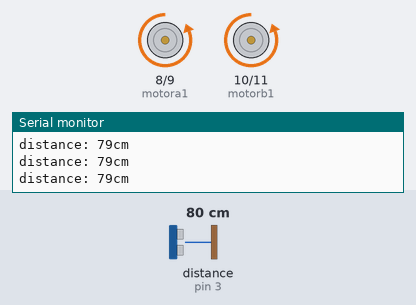
This sketch was run on a simulated Arduino Uno, built with avr-gcc and run on an emulated ATmega328P. Shown: motor-driver pin pairs drawn as motors (green arrow = first pin HIGH = forward, orange = second pin HIGH = backward, longer = more drive), the last lines printed to the serial monitor. Wiring (inferred from the names in the program): ultrasonic range finder: trigger pin 2; echo pin 3. The test bench sets the inputs (shaded band); at power-on: distance to the obstacle (sensor on pin 3) 80 cm. The echo pulse lasts 58.3 µs per cm.

Above: at 1.2 s.
1.3 s: distance to the obstacle (sensor on pin 3) set to 22 cm
4.3 s: distance to the obstacle (sensor on pin 3) set to 18 cm
At 5.5 s:
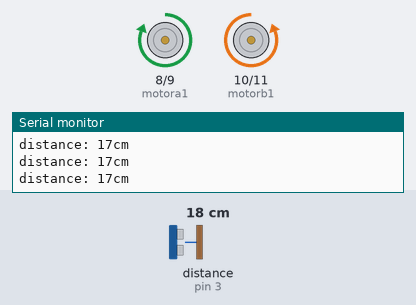
5.8 s: distance to the obstacle (sensor on pin 3) set to 35 cm
At 6.7 s:
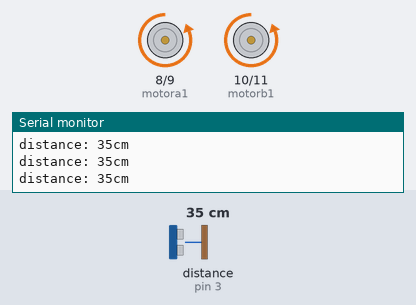
8.8 s: distance to the obstacle (sensor on pin 3) set to 2 cm
At 10.3 s:
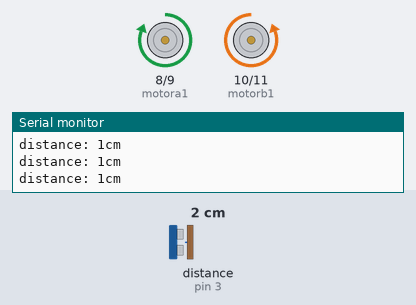
Timing chart, 0 to 11.3 s (numbered marks = the images above; inputs shaded):
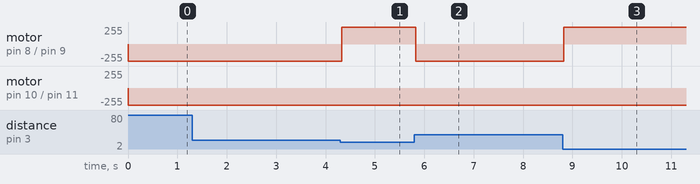

The sketch:

obstacle_avoiding_robot.ino
```cpp
#define trigPin 2
#define echoPin 3
int motora1=8;
int motora2=9;
int motorb1=10;
int motorb2=11;

void setup()
{
  Serial.begin (9600);
  pinMode(trigPin, OUTPUT);
  pinMode(echoPin, INPUT);
  pinMode(motora1,OUTPUT);
  pinMode(motora2,OUTPUT);
  pinMode(motorb1,OUTPUT);
  pinMode(motorb2,OUTPUT);

}


void loop()
{
  long duration, distance;
  digitalWrite(trigPin, LOW);
  delayMicroseconds(2);
  digitalWrite(trigPin, HIGH);
  delayMicroseconds(10);
  digitalWrite(trigPin, LOW);
  duration = pulseIn(echoPin, HIGH);
  distance = (duration/2) / 29.1;
  Serial.print("distance: ");
  Serial.print(distance);
  Serial.print("cm    \n");

  if(distance < 20 )
  {


    digitalWrite(motorb1,LOW);
    digitalWrite(motorb2,HIGH);

     digitalWrite(motora1,HIGH);
    digitalWrite(motora2,LOW);


  }


  else
  {
    digitalWrite(motora1,LOW);
    digitalWrite(motora2,HIGH);
    digitalWrite(motorb1,LOW);
    digitalWrite(motorb2,HIGH);
  }
}
```

Measured:
- the behaviour switches between 21 and 20 cm on distance to the obstacle (sensor on pin 3) (found by bisection; images 0 and 1)
- after the input at 4.3 s, motor on pin 8 (motora1) / pin 9 (motora2): backward 255/255 → forward 255/255 at once
- after the input at 5.8 s, motor on pin 8 (motora1) / pin 9 (motora2): forward 255/255 → backward 255/255 at once
- after the input at 8.8 s, motor on pin 8 (motora1) / pin 9 (motora2): backward 255/255 → forward 255/255 at once
